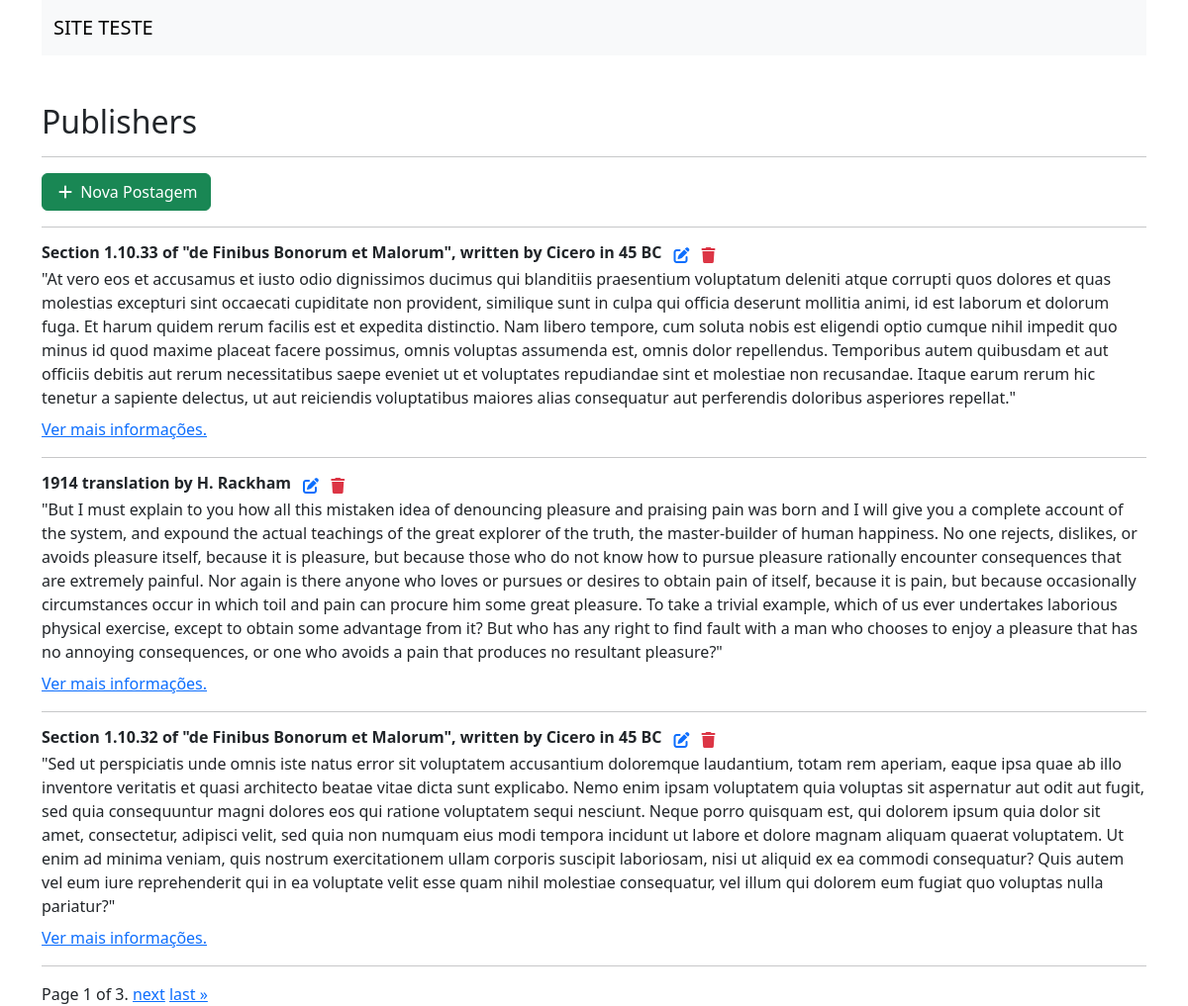
Before: / with the older database file.
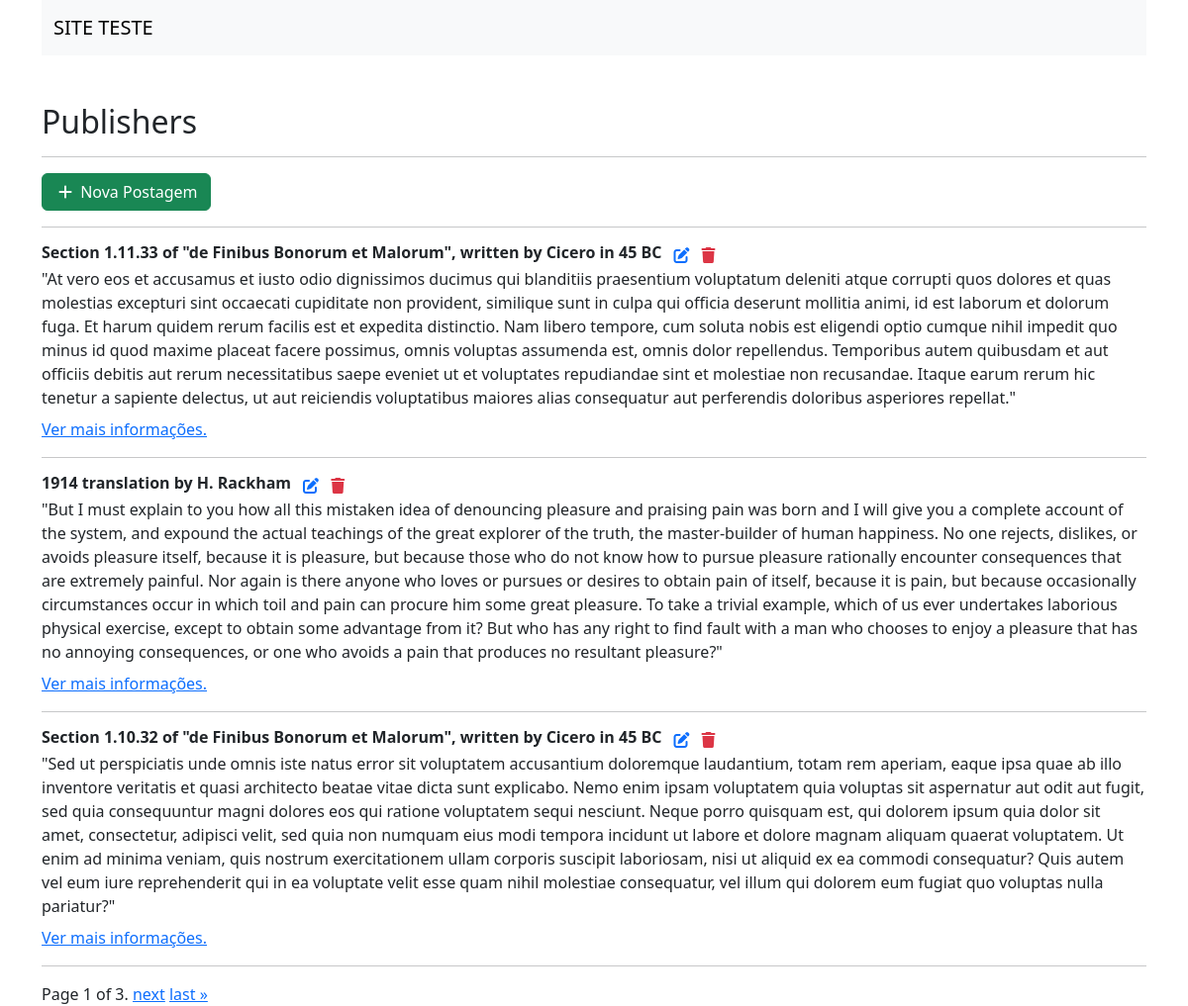
After: the same page with the newer database file.
### core/models.py (models this page shows, shortened)
class Post(models.Model):
    title = models.CharField('Título', max_length=255)
    body = models.TextField('Conteúdo')
    categories = models.ManyToManyField(Category, blank=True)
    created_at = models.DateTimeField(auto_now_add=True)
    updated_at = models.DateTimeField(auto_now=True)
    class Meta:
        ordering = ('-created_at',)

### core/views.py (the view)
# urls.py: path('', views.PostListView.as_view(), name='post_list'),
class PostListView(ListView):
    paginate_by = 3
    model = Post
    template_name = 'post_list.html'
    context_object_name = 'posts'

### core/templates/post_list.html (shortened to what this page needs)
<!DOCTYPE html>
<html lang="en">
<head>
    <link href="https://cdn.jsdelivr.net/npm/bootstrap@5.3.0-alpha3/dist/css/bootstrap.min.css" rel="stylesheet">
</head>
<body>
    <div class="container">
        <nav class="navbar bg-body-tertiary">
            <div class="container-fluid">
                <a class="navbar-brand" href="#">
                    SITE TESTE
                </a>
            </div>
        </nav>
    </div>
    <div class="container mt-5">
        <h2>Publishers</h2>
        <hr>
        <a href="{% url 'post_create' %}" class="btn btn-success"><i class="fa-solid fa-plus mx-1"></i> Nova Postagem</a>
        <hr>
        {% for post in posts %}
        <div class="d-flex">
            <h2 class="h6 fw-bold p-0 m-0">{{ post.title }}</h2>
            <div class="mx-1">
                <a href="{% url 'post_update' post.id %}"><i class="mx-2 fa-solid text-primary fa-pen-to-square"></i></a>
                <a href="{% url 'post_delete' post.id %}"><i class=" fa-solid text-danger fa-trash"></i></a>
            </div>
        </div>
        <p>{{ post.body }}
            <a class="d-block mt-2" href="{% url 'post_detail' post.id %}">Ver mais informações.</a>
        <hr>
        {% endfor %}
        <div class="pagination">
            <span class="step-links">
                <span class="current">
                    Page {{ page_obj.number }} of {{ page_obj.paginator.num_pages }}.
                </span>
                {% if page_obj.has_next %}
                    <a href="?page={{ page_obj.next_page_number }}">next</a>
                    <a href="?page={{ page_obj.paginator.num_pages }}">last &raquo;</a>
                {% endif %}
            </span>
        </div>
    </div>
</body>
</html>

Changed rows visible on the page:
changed Post: title "Section 1.10.33 of \"de Finibus Bonorum et Malorum\", written by Cicero in 45 BC" → "Section 1.11.33 of \"de Finibus Bonorum et Malorum\", written by Cicero in 45 BC"
